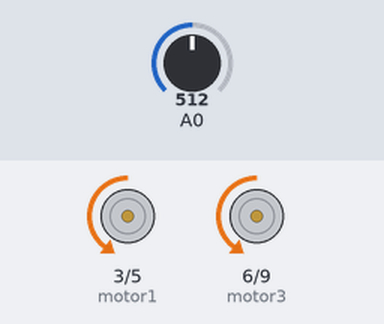
This sketch was run on a simulated Arduino Uno, built with avr-gcc and run on an emulated ATmega328P. Shown: motor-driver pin pairs drawn as motors (green arrow = first pin HIGH = forward, orange = second pin HIGH = backward, longer = more drive). The test bench sets the inputs (shaded band); at power-on: A0 = 512.

Above: at 2.2 s.
At 7.9 s:
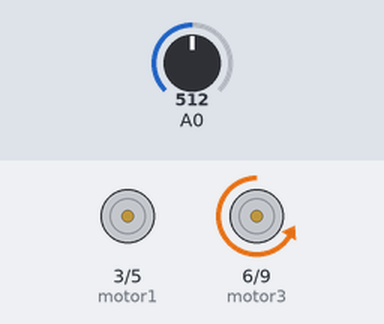
At 16.5 s:
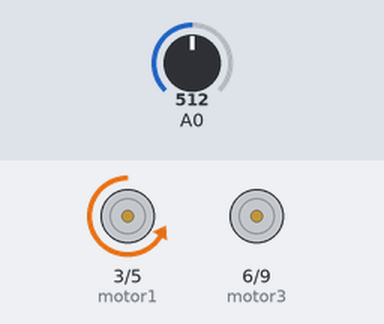
Timing chart, 0 to 22.1 s (numbered marks = the images above):
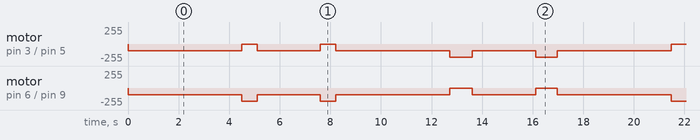

Measured:
- by itself, motor on pin 3 (motor1) / pin 5 (motor2): repeats every 17.0 s: stopped 0.60 s, backward 100/255 2.5 s, stopped 0.60 s, backward 100/255 4.5 s, backward 200/255 0.90 s, backward 100/255 2.5 s, backward 200/255 0.85 s, backward 100/255 4.5 s
- by itself, motor on pin 6 (motor3) / pin 9 (motor4): repeats every 17.0 s: backward 200/255 0.60 s, backward 100/255 2.5 s, backward 200/255 0.60 s, backward 100/255 4.5 s, stopped 0.90 s, backward 100/255 2.5 s, stopped 0.85 s, backward 100/255 4.5 s

The sketch:

infinity.ino
```cpp
byte motor1 = 3, motor2 = 5, motor3 = 6, motor4 =9 , echo = 10 , trig = 11 ,x=0,RS=7, LS=2, MS =4, left = 0, right = 0 , med = 0,pr=1,pl=1,pm=1 , SoundSensor = 8;
float take =0 ,give = 0 ;int counter = 0 , RightSmooth =0, Right = 0 , LeftSmooth = 0 , Left = 0;
void setup() {
  // put your setup code here, to run once:
  Serial.begin(9600);
pinMode(motor1,OUTPUT);
pinMode(motor2,OUTPUT);
pinMode(motor3,OUTPUT);
pinMode(motor4,OUTPUT);
pinMode(echo,INPUT);
pinMode(RS,INPUT) ;
pinMode(LS,INPUT) ;
pinMode(MS,INPUT) ;
pinMode(SoundSensor,INPUT);
pinMode(trig,OUTPUT);
}
void forward ()
{
    digitalWrite(motor1,LOW);
    analogWrite(motor2,100);
    digitalWrite(motor3,LOW);
    analogWrite(motor4,100);
}
void turnLeft ()
{
    analogWrite(motor1,0);
    analogWrite(motor2,200);
    analogWrite(motor3,0);
    digitalWrite(motor4,0);
}
void turnRight ()
{
    digitalWrite(motor1,LOW);
    digitalWrite(motor2,LOW);
    digitalWrite(motor3,LOW);
    analogWrite(motor4,200);
}
void turnLeftSmooth ()
{
    analogWrite(motor1,150);
    analogWrite(motor2,0);
    analogWrite(motor3,75);
    analogWrite(motor4,0);
}
void turnRightSmooth ()
{
    analogWrite(motor1,0);
    analogWrite(motor2,150);
    analogWrite(motor3,0);
    analogWrite(motor4,75);
}
void Stop ()
{
    digitalWrite(motor1,LOW);
    analogWrite(motor2,0);
    digitalWrite(motor3,LOW);
    analogWrite(motor4,0);
}
int reading ()
{
  int val = 0;
      val=analogRead(0);   //connect mic sensor to Analog 0
      if (val <= 466 && val >=422 )
      val = 0;
      if (val != 0)
      x++;
      delay(100);
      return x;
      if (x ==45)
      x = 0;
      Serial.println(x);
}
void loop() {
  // put your main code here, to run repeatedly:
  while (1)
  {
    forward();
      int y = 0;
      y = reading();
      if (y == 45)
      {
        turnRight ();
        delay(600);
        x = 0;
        break;
      }
  }
  while (1)
  {
    forward();
      int z = 0;
      z = reading();
      if (z == 25)
      {
        turnRight ();
        delay(600);
        x = 0;
        break;
      }
  }
  while (1)
  {
    forward();
      int p = 0;
      p = reading();
      if (p == 45)
      {
        turnLeft ();
        delay(900);
        x = 0;
        break;
      }
  }
  while (1)
  {
    forward();
      int m = 0;
      m = reading();
      if (m == 25)
      {
        turnLeft ();
        delay(850);
        x = 0;
        break;
      }
  }
//left = digitalRead(LS);
//  right = digitalRead(RS);
//  med = digitalRead(MS);
//  if ( (med == 0 ) && (left == 1) && (right == 1))
//  {
//  forward();
//  counter=millis();
//  }
//
//  if ( (med == 0) && (left == 0) && (right == 1))
//  {
//  turnRightSmooth();
//  RightSmooth=millis();
//  }
//  if ( (med == 0 ) && (left == 1) && (right == 0))
//  {
//  turnLeftSmooth();
//  LeftSmooth=millis();
//  }
//  if ( (med == 1) && (right == 1) && (left == 0))
//  {
//    while (1)
//    {
//  turnLeft();
//  Left=millis();
//  if ( (digitalRead(MS) == 0) || (digitalRead(RS) == 0 ))
//  break;
//    }
//  }
//  if ( (med == 1) && (right == 0) && (left == 1))
//  {
//    while (1)
//    {
//  turnRight();
//  Right=millis();
//  if ( (digitalRead(MS) == 0) || (digitalRead(LS) == 0))
//  break;
//  }
//  }
//  if ( (med == 1) && ( right == 1) && (left == 1))
//  {
//    wait();
//   // Stop();
//  }
//  Serial.println(counter );Serial.println(RightSmooth);Serial.println(LeftSmooth);
}
```
